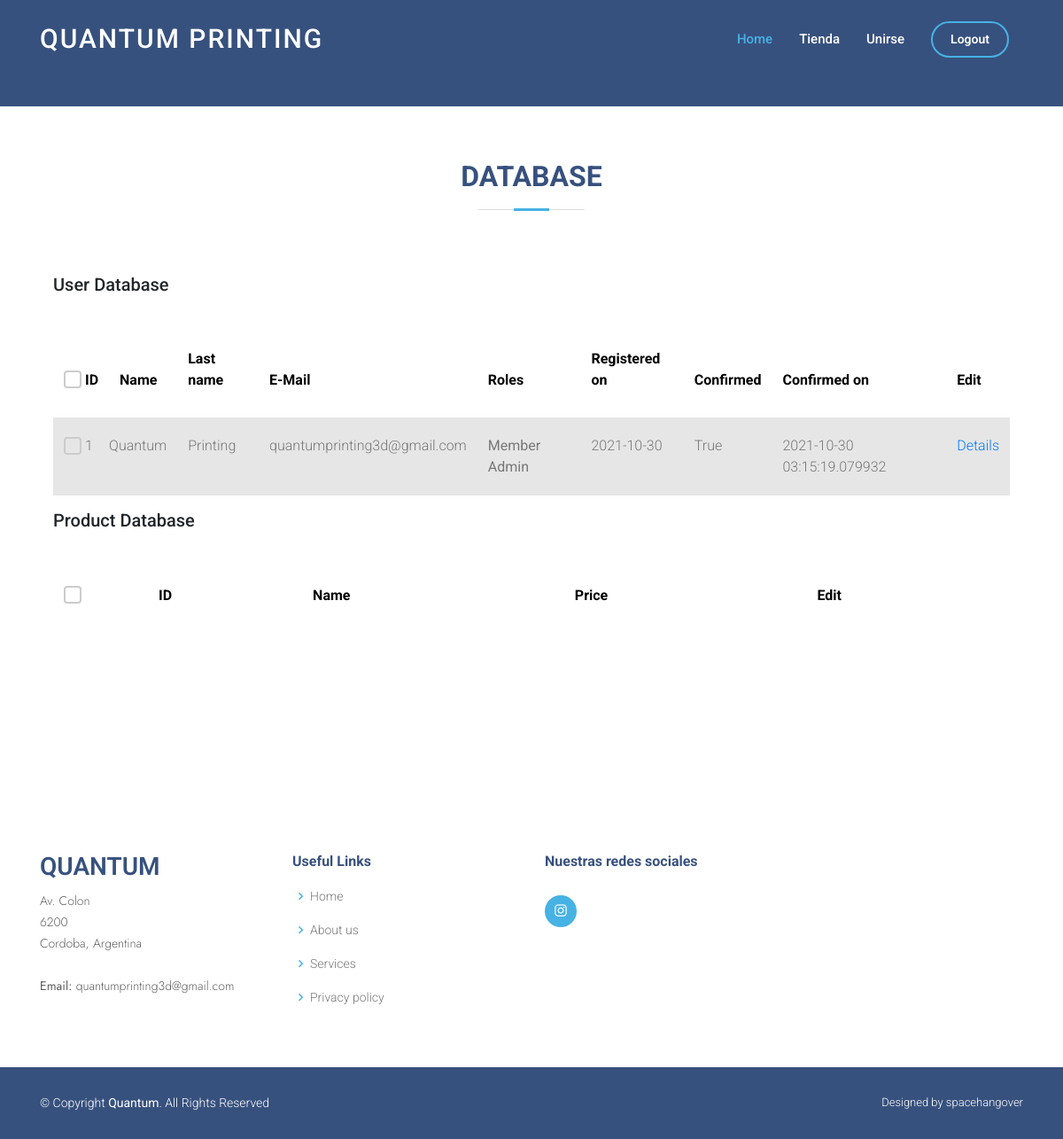
Screenshot of /database (signed in) with the database file from the repository.
### website/models.py (models this page shows)
class User(db.Model, UserMixin):
    __tablename__ = 'users'
    id = db.Column(db.Integer, primary_key=True)
    email = db.Column(db.String(150), unique=True)
    password = db.Column(db.String(150))
    first_name = db.Column(db.String(150))
    last_name = db.Column(db.String(150))
    registered_on = db.Column(db.DateTime, nullable=False)
    roles = db.relationship('Role', secondary='user_roles')
    confirmed = db.Column(db.Boolean, nullable=False, default=False)
    confirmed_on = db.Column(db.DateTime, nullable=True)
    def has_roles(self, *args):
        return set(args).issubset({role.name for role in self.roles})

class Role(db.Model):
    __tablename__ = 'roles'
    id = db.Column(db.Integer(), primary_key=True)
    name = db.Column(db.String(50), unique=True)

### website/views.py (the view)
@ views.route("/database", methods=["GET", "POST"])
@ login_required
@ roles_required("Admin")
def database():
    return render_template("database_table.html", roles=Role.query.all(), users=User.query.all(), user=current_user, products=Product.query.all())

### website/templates/database_table.html (shortened to what this page needs)
<!DOCTYPE html>
<html lang="en">
    <head>
        <link href="https://cdn.jsdelivr.net/npm/bootstrap-icons@1.5.0/font/bootstrap-icons.css" rel="stylesheet" />
        <link href="static/css/styles.css" rel="stylesheet" />
        <link href="static/vendor/aos/aos.css" rel="stylesheet">
        <link href="static/vendor/bootstrap/css/bootstrap.min.css" rel="stylesheet">
        <link href="static/vendor/bootstrap-icons/bootstrap-icons.css" rel="stylesheet">
        <link href="static/vendor/boxicons/css/boxicons.min.css" rel="stylesheet">
        <link href="static/vendor/glightbox/css/glightbox.min.css" rel="stylesheet">
        <link href="static/vendor/remixicon/remixicon.css" rel="stylesheet">
        <link href="static/vendor/swiper/swiper-bundle.min.css" rel="stylesheet">
        <link rel="stylesheet"
          href="https://stackpath.bootstrapcdn.com/bootstrap/4.4.1/css/bootstrap.min.css"
        />
        <link
          rel="stylesheet"
          href="https://stackpath.bootstrapcdn.com/font-awesome/4.7.0/css/font-awesome.min.css"
        />
        <link href="static/css/style.css" rel="stylesheet">
        <link rel="stylesheet" href="static/tables/fonts/icomoon/style.css">
        <link rel="stylesheet" href="static/tables/css/owl.carousel.min.css">
        <link rel="stylesheet" href="static/tables/css/bootstrap.min.css">
        <link rel="stylesheet" href="static/tables/css/style.css">
    </head>
    <body>
        <header id="header" class="fixed-top ">
            <div class="container d-flex align-items-center">
              <h1 class="logo me-auto"><a href="/">Quantum Printing</a></h1>
              <nav id="navbar" class="navbar">
                <ul>
                    {% if user.is_authenticated %}
                    <li><a class="nav-link scrollto active" href="/">Home</a></li>
                    <li><a class="nav-link scrollto" href="/tienda">Tienda</a></li>
                    <li><a class="nav-link scrollto" href="/join">Unirse</a></li>
                    <li><a class="getstarted scrollto" href="/logout">Logout</a></li>
                    {% else %}
                    <li><a class="nav-link scrollto active" href="/">Home</a></li>
                    <li><a class="nav-link scrollto" href="/tienda">Tienda</a></li>
                    <li><a class="nav-link scrollto" href="/join">Unirse</a></li>
                    <li><a class="getstarted scrollto" href="/login">Login</a></li>
                    {% endif %}
                </ul>
              </nav>
            </div>
          </header>
          <section id="hero" class="d-flex align-items-center" style="height: 10%;">
          </section>
            <section id="portfolio" class="portfolio">
              <div class="container" data-aos="fade-up">
                <div class="section-title" style="margin-bottom: -10%;">
                  <h2>Database</h2>
                </div>
                <div class="content">
                  <div class="container">
                    <h2 class="mb-5">User Database</h2>
                    <div class="table-responsive">
                      <table class="table table-striped custom-table">
                        <thead>
                          <tr>
                            <th scope="col">
                              <label class="control control--checkbox">
                                <div class="control__indicator"></div>
                              </label>
                            </th>
                            <th scope="col">ID</th>
                            <th scope="col">Name</th>
                            <th scope="col">Last name</th>
                            <th scope="col">E-Mail</th>
                            <th scope="col">Roles</th>
                            <th scope="col">Registered on</th>
                            <th scope="col">Confirmed</th>
                            <th scope="col">Confirmed on</th>
                            <th scope="col">Edit</th>
                          </tr>
                        </thead>
                        <tbody>
                          {% for user in users %}
                          <tr scope="row">
                            <td>
                              <label class="control control--checkbox">
                              <div class="control__indicator"></div>
                              </label>
                            </td>
                            <td>
                              {{user.id}}
                            </td>
                            <td class="pl-0">
                              <div class="d-flex align-items-center">
                                {{user.first_name}}
                              </div>
                            </td>
                            <td>
                              {{user.last_name}}
                            </td>
                            <td>{{user.email}}</td>
                            <td>{% for role in user.roles %}<strong>{{role.name}}</strong>  {% endfor %}</td>
                            <td>{{user.registered_on.strftime('%Y-%m-%d')}}</td>
                            <td>{{user.confirmed}}</td>
                            <td>{{user.confirmed_on}}</td>
                            <td><a href="/update/{{user.id}}" class="more">Details</a></td>
                          </tr>
                          {% endfor %}
                        </tbody>
                      </table>
                    </div>
                  </div>
                  <div class="container">
                    <h2 class="mb-5">Product Database</h2>
                    <div class="table-responsive">
                      <table class="table table-striped custom-table">
                        <thead>
                          <tr>
                            <th scope="col">
                              <label class="control control--checkbox">
                                <div class="control__indicator"></div>
                              </label>
                            </th>
                            <th scope="col">ID</th>
                            <th scope="col">Name</th>
                            <th scope="col">Price</th>
                            <th scope="col">Edit</th>
                          </tr>
                        </thead>
                      </table>
                    </div>
                  </div>
                </div>
              </div>
            </section>
  <footer id="footer">
    <div class="footer-top">
      <div class="container">
        <div class="row">
          <div class="col-lg-3 col-md-6 footer-contact">
            <h3>QUANTUM</h3>
            <p>
              Av. Colon <br>
              6200<br>
              Cordoba, Argentina <br><br>
              <strong>Email:</strong> quantumprinting3d@gmail.com<br>
            </p>
          </div>
          <div class="col-lg-3 col-md-6 footer-links">
            <h4>Useful Links</h4>
            <ul>
              <li><i class="bx bx-chevron-right"></i> <a href="#">Home</a></li>
              <li><i class="bx bx-chevron-right"></i> <a href="#">About us</a></li>
              <li><i class="bx bx-chevron-right"></i> <a href="#">Services</a></li>
              <li><i class="bx bx-chevron-right"></i> <a href="#">Privacy policy</a></li>
            </ul>
          </div>
          <div class="col-lg-3 col-md-6 footer-links">
            <h4>Nuestras redes sociales</h4>
            <div class="social-links mt-3">
              <a href="#" class="instagram"><i class="bx bxl-instagram"></i></a>
            </div>
          </div>
        </div>
      </div>
    </div>
    <div class="container footer-bottom clearfix">
      <div class="copyright">
        &copy; Copyright <strong><span>Quantum</span></strong>. All Rights Reserved
      </div>
      <div class="credits">
        Designed by spacehangover
      </div>
    </div>
  </footer>
    </body>
</html>

### website/static/css/style.css (style rules this page uses)
body { font-family: "Open Sans", sans-serif; color: #444444; }
a { color: #47b2e4; text-decoration: none; }
h1, h2, h3, h4, h5, h6 { font-family: "Jost", sans-serif; }
#header { transition: all 0.5s; z-index: 997; padding: 15px 0; }
#header .logo { font-size: 30px; margin: 0; padding: 0; line-height: 1; font-weight: 500; letter-spacing: 2px; text-transform: uppercase; }
#header .logo a { color: #fff; }
.navbar { padding: 0; }
.navbar ul { margin: 0; padding: 0; display: flex; list-style: none; align-items: center; }
.navbar li { position: relative; }
.navbar a, .navbar a:focus { display: flex; align-items: center; justify-content: space-between; padding: 10px 0 10px 30px; font-size: 15px; font-weight: 500; color: #fff; white-space: nowrap; transition: 0.3s; }
.navbar a:hover, .navbar .active, .navbar .active:focus, .navbar li:hover > a { color: #47b2e4; }
.navbar .getstarted { padding: 8px 20px; margin-left: 30px; border-radius: 50px; color: #fff; font-size: 14px; border: 2px solid #47b2e4; font-weight: 600; }
#hero { width: 100%; height: 80vh; background: #37517e; }
section { padding: 60px 0; overflow: hidden; }
.section-title { text-align: center; padding-bottom: 30px; }
.section-title h2 { font-size: 32px; font-weight: bold; text-transform: uppercase; margin-bottom: 20px; padding-bottom: 20px; position: relative; color: #37517e; }
.section-title h2::before { content: ""; position: absolute; display: block; width: 120px; height: 1px; background: #ddd; bottom: 1px; left: calc(50% - 60px); }
.section-title h2::after { content: ""; position: absolute; display: block; width: 40px; height: 3px; background: #47b2e4; bottom: 0; left: calc(50% - 20px); }
#footer { font-size: 14px; background: #37517e; }
#footer .footer-top { padding: 60px 0 30px 0; background: #fff; }
#footer .footer-top .footer-contact { margin-bottom: 30px; }
#footer .footer-top .footer-contact h3 { font-size: 28px; margin: 0 0 10px 0; padding: 2px 0 2px 0; line-height: 1; text-transform: uppercase; font-weight: 600; color: #37517e; }
#footer .footer-top .footer-contact p { font-size: 14px; line-height: 24px; margin-bottom: 0; font-family: "Jost", sans-serif; color: #5e5e5e; }
#footer .footer-top h4 { font-size: 16px; font-weight: bold; color: #37517e; position: relative; padding-bottom: 12px; }
#footer .footer-top .footer-links { margin-bottom: 30px; }
#footer .footer-top .footer-links ul { list-style: none; padding: 0; margin: 0; }
#footer .footer-top .footer-links ul i { padding-right: 2px; color: #47b2e4; font-size: 18px; line-height: 1; }
#footer .footer-top .footer-links ul li { padding: 10px 0; display: flex; align-items: center; }
#footer .footer-top .footer-links ul li:first-child { padding-top: 0; }
#footer .footer-top .footer-links ul a { color: #777777; transition: 0.3s; display: inline-block; line-height: 1; }
#footer .footer-top .social-links a { font-size: 18px; display: inline-block; background: #47b2e4; color: #fff; line-height: 1; padding: 8px 0; margin-right: 4px; border-radius: 50%; text-align: center; width: 36px; height: 36px; transition: 0.3s; }
#footer .footer-bottom { padding-top: 30px; padding-bottom: 30px; color: #fff; }
#footer .copyright { float: left; }
#footer .credits { float: right; font-size: 13px; }

### rows the page displays
User: id "1", first_name "Quantum", last_name "Printing", email "quantumprinting3d@gmail.com", registered_on "2021-10-30", confirmed "True", confirmed_on "2021-10-30 03:15:19.079932"
Role: name "Member"
Role: name "Admin"
